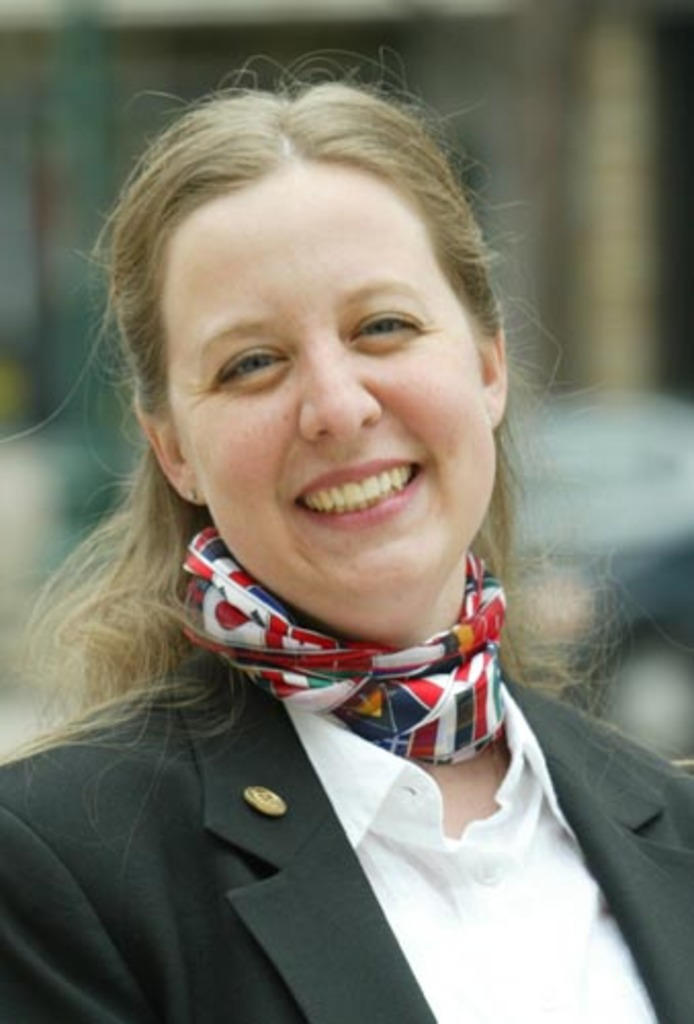
#> input picture input_images_test/1/smiling_lady.jpg, 694 x 1024 px
$ python gpu_test.py
#> lines starting #> are read from the running program, lines starting #| are printed output that depends on the picture
#!/usr/bin/env python3
"""
GPU vs CPU performance test for edge detection
"""

import cv2
import numpy as np
import time

def cpu_edge_detection(image, rect):
    """CPU-based edge detection matching our C++ implementation"""
    x, y, w, h = rect
    roi = image[y:y+h, x:x+w]

    start_time = time.perf_counter()

    # Convert to grayscale
    gray = cv2.cvtColor(roi, cv2.COLOR_BGR2GRAY)

    # Gaussian blur
    blurred = cv2.GaussianBlur(gray, (5, 5), 0)

    # Canny edge detection
    edges = cv2.Canny(blurred, 180, 500)

    # Morphological operations
    kernel = cv2.getStructuringElement(cv2.MORPH_RECT, (3, 3))
    edges = cv2.morphologyEx(edges, cv2.MORPH_CLOSE, kernel, iterations=3)

    # Find contours
    contours, _ = cv2.findContours(edges, cv2.RETR_EXTERNAL, cv2.CHAIN_APPROX_SIMPLE)

    total_time = (time.perf_counter() - start_time) * 1000

    largest_area = 0
    if contours:
        largest_area = max(cv2.contourArea(c) for c in contours)

    return {
        'total_time_ms': total_time,
        'contours_found': len(contours),
        'largest_area': largest_area,
        'edges_shape': edges.shape
    }

def gpu_edge_detection(image, rect):
    """GPU-accelerated edge detection using available CUDA functions"""
    x, y, w, h = rect
    roi = image[y:y+h, x:x+w]

    start_time = time.perf_counter()

    # Upload to GPU
    gpu_roi = cv2.cuda_GpuMat()
    gpu_roi.upload(roi)

    # Convert to grayscale on GPU
    gpu_gray = cv2.cuda.cvtColor(gpu_roi, cv2.COLOR_BGR2GRAY)

    # Create Canny edge detector
    canny = cv2.cuda.createCannyEdgeDetector(180, 500)
    gpu_edges = canny.detect(gpu_gray)

    # Download edges for contour detection (CPU operation)
    edges = gpu_edges.download()

    # Morphological operations (CPU - not available in GPU)
    kernel = cv2.getStructuringElement(cv2.MORPH_RECT, (3, 3))
    edges = cv2.morphologyEx(edges, cv2.MORPH_CLOSE, kernel, iterations=3)

    # Find contours (CPU operation)
    contours, _ = cv2.findContours(edges, cv2.RETR_EXTERNAL, cv2.CHAIN_APPROX_SIMPLE)

    total_time = (time.perf_counter() - start_time) * 1000

    largest_area = 0
    if contours:
        largest_area = max(cv2.contourArea(c) for c in contours)

    return {
        'total_time_ms': total_time,
        'contours_found': len(contours),
        'largest_area': largest_area,
        'edges_shape': edges.shape
    }

def run_performance_test(image_path, rect):
    """Run both CPU and GPU tests on the same image"""
#> called with image_path = 'input_images_test/1/smiling_lady.jpg', rect = (100, 1, 400, 300)
    print(f"\n=== Testing {image_path} ===")
    print(f"ROI: {rect}")

    # Load image
    image = cv2.imread(image_path)
#> image is the input picture: shape (1024, 694, 3); mean B, G, R 107.1, 121.3, 123.7
    if image is None:
        print(f"Failed to load {image_path}")
        return

    print(f"Image shape: {image.shape}")
#| Image shape: (1024, 694, 3)

    # Warm up GPU
    _ = gpu_edge_detection(image, rect)
#> in gpu_edge_detection, `roi = image[y:y+h, x:x+w]`:
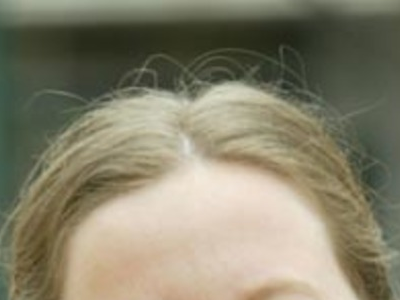
#> roi: shape (300, 400, 3); mean B, G, R 108.5, 130.5, 135.1

    # Run CPU test multiple times for better average
    cpu_times = []
    for i in range(3):
        result_cpu = cpu_edge_detection(image, rect)
        cpu_times.append(result_cpu['total_time_ms'])

    # Run GPU test multiple times for better average
    gpu_times = []
    for i in range(3):
        result_gpu = gpu_edge_detection(image, rect)
        gpu_times.append(result_gpu['total_time_ms'])

    cpu_avg = np.mean(cpu_times)
    gpu_avg = np.mean(gpu_times)
    speedup = cpu_avg / gpu_avg if gpu_avg > 0 else 0

    print("\n--- PERFORMANCE RESULTS ---")
    print(f"CPU Average Time: {cpu_avg:.2f}ms")
    print(f"GPU Average Time: {gpu_avg:.2f}ms")
    print(f"Speedup: {speedup:.2f}x")
    print(f"CPU Contours: {result_cpu['contours_found']}")
    print(f"GPU Contours: {result_gpu['contours_found']}")
    print(f"CPU Largest Area: {result_cpu['largest_area']:.1f}")
    print(f"GPU Largest Area: {result_gpu['largest_area']:.1f}")

    return {
        'cpu_time': cpu_avg,
        'gpu_time': gpu_avg,
        'speedup': speedup,
        'cpu_contours': result_cpu['contours_found'],
        'gpu_contours': result_gpu['contours_found']
    }

if __name__ == "__main__":
    print("GPU vs CPU Edge Detection Performance Test")
    print("==========================================")

    # Test cases matching our previous tests
    test_cases = [
        ("input_images_test/1/smiling_lady.jpg", (100, 1, 400, 300)),
        ("input_images_test/2/better_protrait_rect160_1_200_240.jpg", (160, 1, 200, 240)),
        ("input_images_test/3/Kai-Mende_rect200_1_550_650.jpg", (200, 1, 550, 650)),
        ("input_images_test/5/mens_gromming_rect100_1_400_300.jpg", (100, 1, 400, 300))
    ]

    results = []
    for image_path, rect in test_cases:
#> (the run stopped early here; a loop or call above may not have finished)
